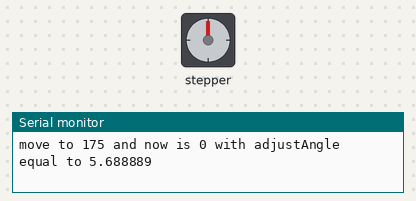
Recording of a sketch running on a simulated ESP32. Shown: stepper motor, the last lines printed to the serial monitor. Stepper angles assume 1024 steps per turn.

Above: at 0.15 s.
At 14.6 s:
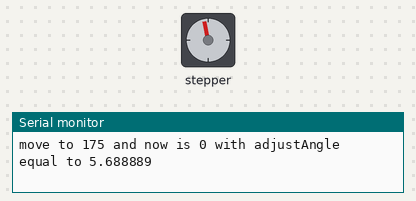
At 27.14 s:
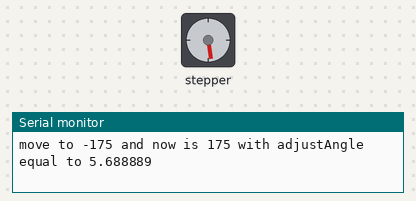
At 39.75 s:
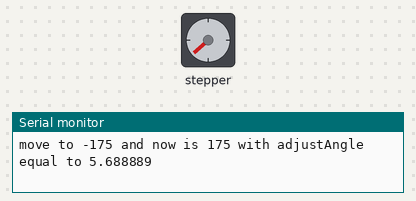
Timing chart, 0 to 40.0 s (numbered marks = the images above):
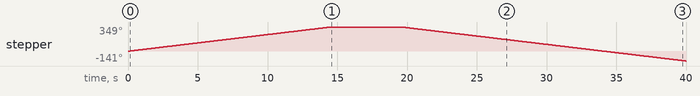

Measured:
- by itself, stepper: turns 349° clockwise in 14.5 s, then 490° counter-clockwise in 20.4 s

The sketch:

StepMotor.ino
```cpp
//Problemas atuais, so está girando para um lado
#include <Stepper.h>

const int stepsPerRevolution = 1024;  // change this to fit the number of steps per revolution
int angle = 0;
const float adjustAngle = float(stepsPerRevolution)/180.0;
// stepsPerRevolution = 180 graus
// ULN2003 Motor Driver Pins
#define IN1 12
#define IN2 13
#define IN3 15
#define IN4 14

// initialize the stepper library
Stepper myStepper(stepsPerRevolution, IN1, IN3, IN2, IN4);

void setup() {
  myStepper.setSpeed(4);
  Serial.begin(115200);
}

void loop() {
    moveTo(175);
    delay(5000);
    moveTo(-175);
}

void moveTo(int value){
  value = constrain(value,-175,175);
  Serial.printf("move to %d and now is %d with adjustAngle equal to %f\n",value,angle,adjustAngle);
  // int step = ((value * adjustAngle)-angle)*(stepsPerRevolution/180);
  int step = (value-angle)*(adjustAngle);
  myStepper.step(step);
  angle=value;
  digitalWrite(IN1, LOW);
  digitalWrite(IN2, LOW);
  digitalWrite(IN3, LOW);
  digitalWrite(IN4, LOW);

}
```
